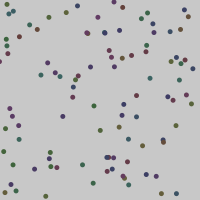
Frame 1 (no input)
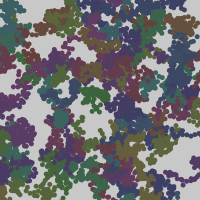
Frame 60 (the mouse pressed at the canvas centre just before this capture)
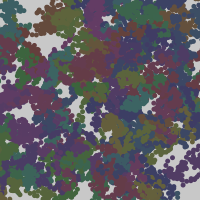
Frame 120 (the mouse held since frame 60 and released just before this capture)

The Processing sketch that drew these frames (run headless with seeded random() and noise(); from frame 60 on, the mouse is pressed at the canvas centre):

// Processing sketch: processing_40900
// ── processing_40900.pde


Path [] paths = new Path[100];

void setup() {
  size(200, 200);
  background(200);
  colorMode(HSB);
  for (int i=0;i<paths.length;i++) {
    paths[i] = new Path();
  }
}

void draw() {
  for (int i=0;i<paths.length;i++) {
    paths[i].update();
    paths[i].display();
  }
}


class Path {
  float x = random(width);
  float y = random(height);
  color c = color(floor(random(255)),100,100);

  Path() {
  }

  void update() {
    x = x + random(-5, 5);
    y = y + random(-5, 5);
  }

  void display() {
    noStroke();
    smooth();
    fill(c);
    ellipse(x, y, 5,5);
  }
}
